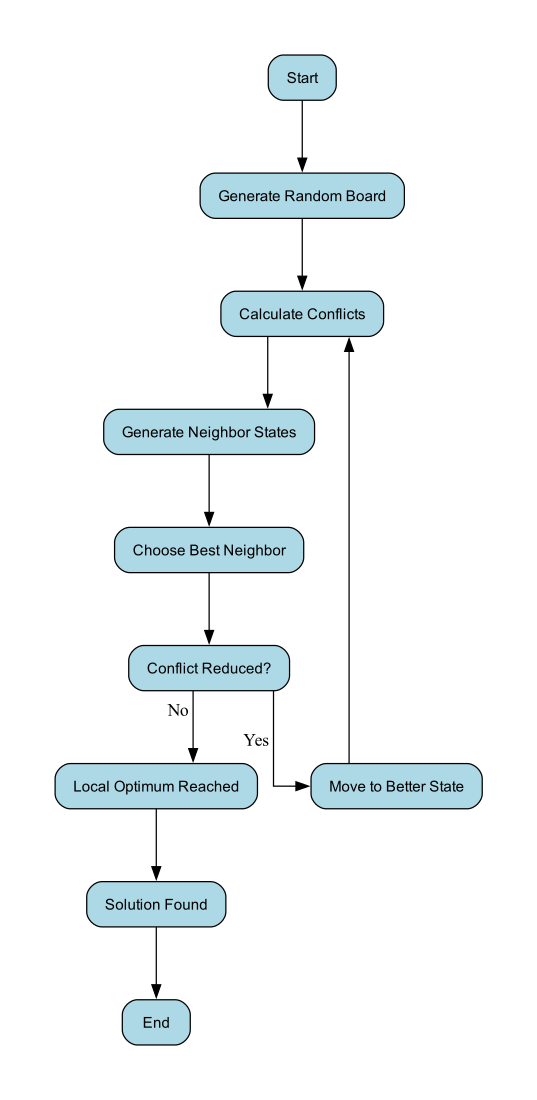

Recreate this plot in Python.
from graphviz import Digraph

dot = Digraph('Hill_Climbing_Workflow', format='pdf')

dot.attr(rankdir='TB')
dot.attr(splines='ortho')
dot.attr(nodesep='0.6')
dot.attr(ranksep='0.8')
dot.attr(size='8,10')

dot.attr(
    'node',
    shape='rectangle',
    style='rounded,filled',
    fillcolor='lightblue',
    color='black',
    fontsize='12',
    fontname='Helvetica',
    margin='0.2,0.1'
)

dot.node('A', 'Start')

dot.node('B', 'Generate Random Board')

dot.node('C', 'Calculate Conflicts')

dot.node('D', 'Generate Neighbor States')

dot.node('E', 'Choose Best Neighbor')

dot.node('F', 'Conflict Reduced?')

dot.node('G', 'Move to Better State')

dot.node('H', 'Local Optimum Reached')

dot.node('I', 'Solution Found')

dot.node('J', 'End')

dot.edge('A', 'B')

dot.edge('B', 'C')

dot.edge('C', 'D')

dot.edge('D', 'E')

dot.edge('E', 'F')

dot.edge('F', 'G', xlabel=' Yes ')

dot.edge('G', 'C')

dot.edge('F', 'H', xlabel=' No ')

dot.edge('H', 'I')

dot.edge('I', 'J')

dot.render('hill_climbing_workflow', view=True)

print("Hill Climbing workflow generated successfully!")
